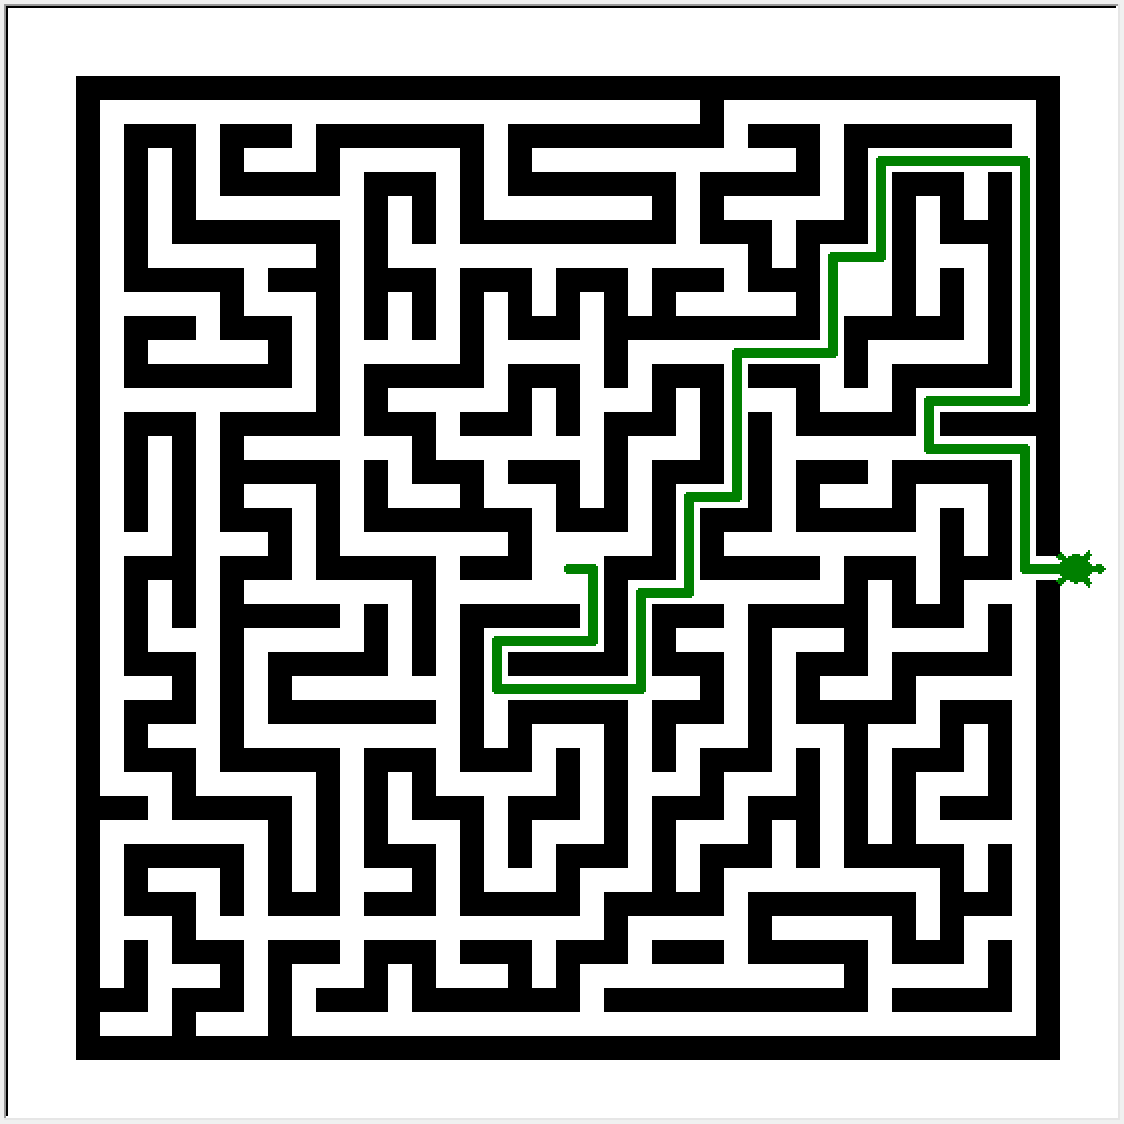

Reproduce this figure in Python.
"""
Author: Yuqing Huang, huan1783@purdue.edu
Assignment: 05.1 - Maze
Date: 09/26/2022

Description:
    Move the turtle to outside of the maze.

Contributors:
    Name, login@purdue.edu [repeat for each]

My contributor(s) helped me:
    [ ] understand the assignment expectations without
        telling me how they will approach it.
    [ ] understand different ways to think about a solution
        without helping me plan my solution.
    [ ] think through the meaning of a specific error or
        bug present in my code without looking at my code.
    Note that if you helped somebody else with their code, you
    have to list that person as a contributor.

Academic Integrity Statement:
    I have not used source code obtained from any unauthorized
    source, either modified or unmodified; nor have I provided
    another student access to my code.  The project I am
    submitting is my own original work.
"""

"""Import additional modules below this line (starting with unit 6)."""
from turtle import *

"""Write new functions below this line (starting with unit 4)."""


def start():
    """This function initializes the window and the turtle.
    Do not modify this function or any of the properties it sets.
    """
    setup(564, 564)
    bgpic("maze.png")
    shape("turtle")
    color("green")
    width(5)


def main():
    # the line width is w, which is 12 in this maze
    # draw the lines step by step
    # sent the turtle out the maze
    w = 12;
    forward(w);
    right(90);
    forward(3*w);
    right(90);
    forward(4*w);
    left(90);
    forward(2*w);
    left(90);
    forward(6*w);
    left(90);
    forward(4*w);
    right(90);
    forward(2*w);
    left(90);
    forward(4*w);
    right(90);
    forward(2*w);
    left(90);
    forward(6*w);
    right(90);
    forward(4*w);
    left(90);
    forward(4*w);
    right(90);
    forward(2*w);
    left(90);
    forward(4*w);
    right(90);
    forward(6*w);
    right(90);
    forward(10*w);
    right(90);
    forward(4*w);
    left(90);
    forward(2*w);
    left(90);
    forward(4*w);
    right(90);
    forward(5*w);
    left(90);
    forward(2*w);



"""Do not change anything below this line."""
if __name__ == "__main__":
    start()
    main()
    done()
